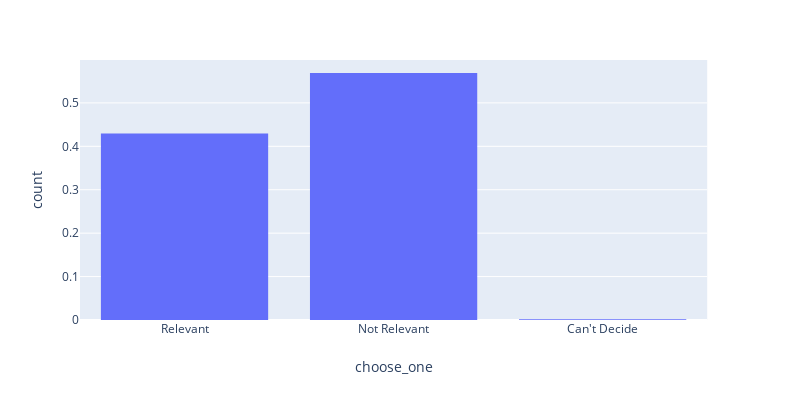

The code cell stored with this chart in its notebook:
### Code cell
fig1 = px.histogram(df, x="choose_one", histnorm='probability density', hover_data=df.columns,
                  width=800, height=400)
fig1.show()

### Figure 1 — Plotly figure (JSON) as saved in the notebook; plotly's stock layout.template omitted (floating-point values rounded to 4 significant figures; data arrays with more than 128 entries replaced by an {"elided": "..."} marker saying what was removed)
{"data": [{"alignmentgroup": "True", "bingroup": "x", "histnorm": "probability density", "hoverlabel": {"namelength": 0}, "hovertemplate": "choose_one=%{x}<br>count=%{y}", "legendgroup": "", "marker": {"color": "#636efa"}, "name": "", "offsetgroup": "", "orientation": "v", "showlegend": false, "type": "histogram", "x": {"elided": "10876 str values"}, "xaxis": "x", "yaxis": "y"}], "layout": {"barmode": "relative", "height": 400, "legend": {"tracegroupgap": 0}, "margin": {"t": 60}, "width": 800, "xaxis": {"anchor": "y", "domain": [0, 0.98], "title": {"text": "choose_one"}}, "yaxis": {"anchor": "x", "domain": [0, 1], "title": {"text": "count"}}}}
